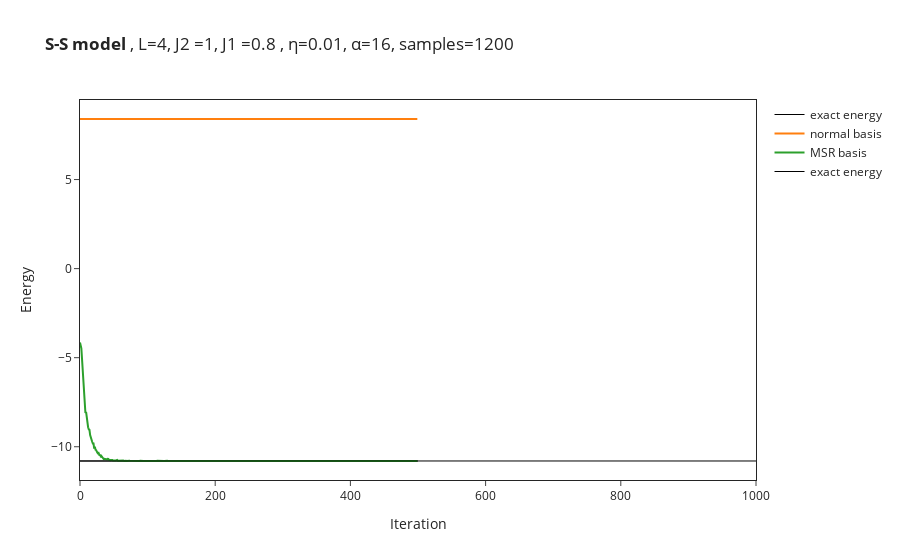

The notebook cell this image was saved under:
### Code cell
figure.add_trace(go.Scatter(x=(0,2*NUM_ITER),y=(exact_ground_energy,exact_ground_energy),mode="lines",line=go.scatter.Line(color="#000000",width=1), name="exact energy"))
figure.update_layout(xaxis_title="Iteration",yaxis_title="Energy")
figure.show()

### Figure 1 — Plotly figure (JSON) as saved in the notebook; plotly's stock layout.template omitted (floating-point values rounded to 4 significant figures; data arrays with more than 128 entries replaced by an {"elided": "..."} marker saying what was removed)
{"data": [{"line": {"color": "#000000", "width": 1}, "mode": "lines", "name": "exact energy", "type": "scatter", "x": [0, 500], "y": [-10.8, -10.8]}, {"name": "normal basis", "type": "scatter", "x": {"elided": "500 int values"}, "y": {"elided": "500 float values"}}, {"name": "MSR basis", "type": "scatter", "x": {"elided": "500 int values"}, "y": {"elided": "500 float values"}}, {"line": {"color": "#000000", "width": 1}, "mode": "lines", "name": "exact energy", "type": "scatter", "x": [0, 1000], "y": [-10.8, -10.8]}], "layout": {"title": {"text": "<b>S-S model </b>, L=4, J2 =1, J1 =0.8 , η=0.01, α=16, samples=1200"}, "xaxis": {"mirror": true, "showline": true, "title": {"text": "Iteration"}}, "yaxis": {"mirror": true, "showline": true, "title": {"text": "Energy"}}}}
